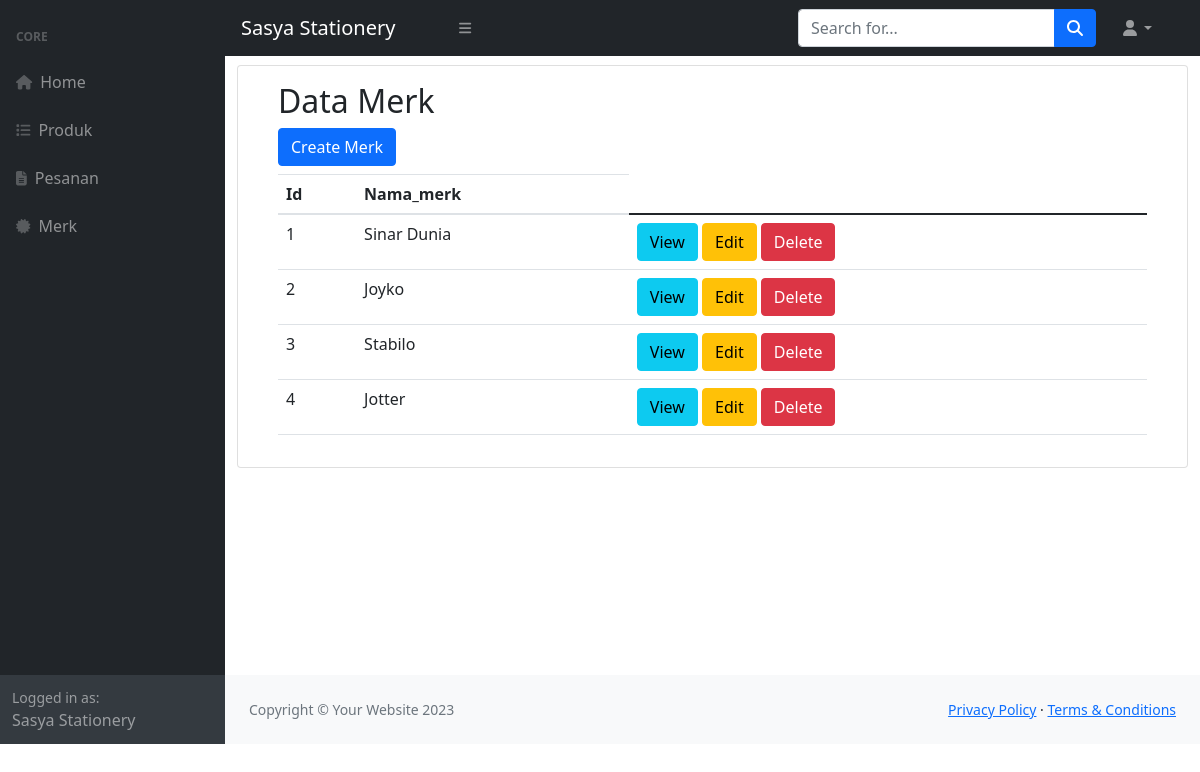
Page /admin/index_merk.php on the committed database.
### tables this page shows
CREATE TABLE `merk` (
  `id` int(11) NOT NULL,
  `nama_merk` varchar(191) NOT NULL
);

### admin/index_merk.php (the view, shortened to what this page needs)
<?php
include_once 'db_alat_tulis.php';
include_once 'tamplates/header.php';
include_once 'tamplates/sidebar.php';
include_once 'tamplates/topbar.php';
?>
<?php
$sql = "SELECT * FROM merk";
$rs = $dbh->query($sql);
?>
<div class="content-wrapper">
    <section class="content-header">
        <div class="container-fluid">
            <div class="row mb-2">
                <div class="col-sm-6">
                </div>
            </div>
        </div>
    </section>
    <section class="content">
        <div class="container-fluid">
            <div class="row">
                <div class="col-12">
                    <div class="card">
                        <div class="card-body">
                            <main>
                                <section id="data_produk" class="data_produk">
                                    <div class="container" data-aos="fade-up">
                                        <div class="section-title">
                                            <h2>Data Merk</h2>
                                        </div>
                                        <div class="row content">
                                            <div class="col-lg-12">
                                                <a href="create_merk.php" class="btn btn-primary mb-2 ">Create Merk</a>
                                                <table class="table">
                                                    <thead>
                                                        <tr>
                                                            <th scope="col">Id</th>
                                                            <th scope="col">Nama_merk</th>
                                                        </tr>
                                                    </thead>
                                                    <tbody>
                                                        <?php
                                                        foreach ($rs as $prod) {
                                                        ?>
                                                            <tr>
                                                                <td><?= $prod['id'] ?></td>
                                                                <td><?= $prod['nama_merk'] ?></td>
                                                                <td>
                                                                    <a href="view_merk.php?id=<?= $prod['id'] ?>" class="btn btn-info">View</a>
                                                                    <a href="edit_merk.php?id=<?= $prod['id'] ?>" class="btn btn-warning">Edit</a>
                                                                    <a class="btn btn-danger" href="delete_merk.php?id=<?= $prod['id'] ?>" onclick="if(!confirm('Anda Yakin Hapus Data Merk <?= $prod['id'] ?>?')) {return false}">Delete</a>
                                                                    </td>
                                                            </tr>
                                                        <?php
                                                        }
                                                        ?>
                                                    </tbody>
                                                </table>
                                            </div>
                                        </div>
                                    </div>
                                </section>
                        </div>
                    </div>
                </div>
            </div>
        </div>
    </section>
</div>
<?php
require_once 'tamplates/footer.php';
?>

### rows in the picture
merk: id "1", nama_merk "Sinar Dunia"
merk: id "2", nama_merk "Joyko"
merk: id "3", nama_merk "Stabilo"
merk: id "4", nama_merk "Jotter"

### other values in the picture
$key "Home"
$key "Produk"
$key "Pesanan"
$key "Merk"
